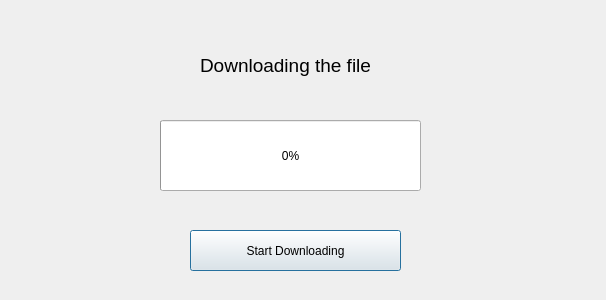
<?xml version="1.0" encoding="UTF-8"?>
<ui version="4.0">
 <class>Dialog</class>
 <widget class="QDialog" name="Dialog">
  <property name="geometry">
   <rect>
    <x>0</x>
    <y>0</y>
    <width>606</width>
    <height>300</height>
   </rect>
  </property>
  <property name="windowTitle">
   <string>Dialog</string>
  </property>
  <widget class="QProgressBar" name="progressBar1">
   <property name="geometry">
    <rect>
     <x>160</x>
     <y>120</y>
     <width>261</width>
     <height>71</height>
    </rect>
   </property>
   <property name="value">
    <number>0</number>
   </property>
   <property name="alignment">
    <set>Qt::AlignLeading|Qt::AlignLeft|Qt::AlignVCenter</set>
   </property>
  </widget>
  <widget class="QLabel" name="label">
   <property name="geometry">
    <rect>
     <x>200</x>
     <y>40</y>
     <width>181</width>
     <height>51</height>
    </rect>
   </property>
   <property name="font">
    <font>
     <pointsize>14</pointsize>
    </font>
   </property>
   <property name="text">
    <string>Downloading the file</string>
   </property>
  </widget>
  <widget class="QPushButton" name="pushButtonStart">
   <property name="geometry">
    <rect>
     <x>190</x>
     <y>230</y>
     <width>211</width>
     <height>41</height>
    </rect>
   </property>
   <property name="text">
    <string>Start Downloading</string>
   </property>
  </widget>
 </widget>
 <resources/>
 <connections/>
</ui>
